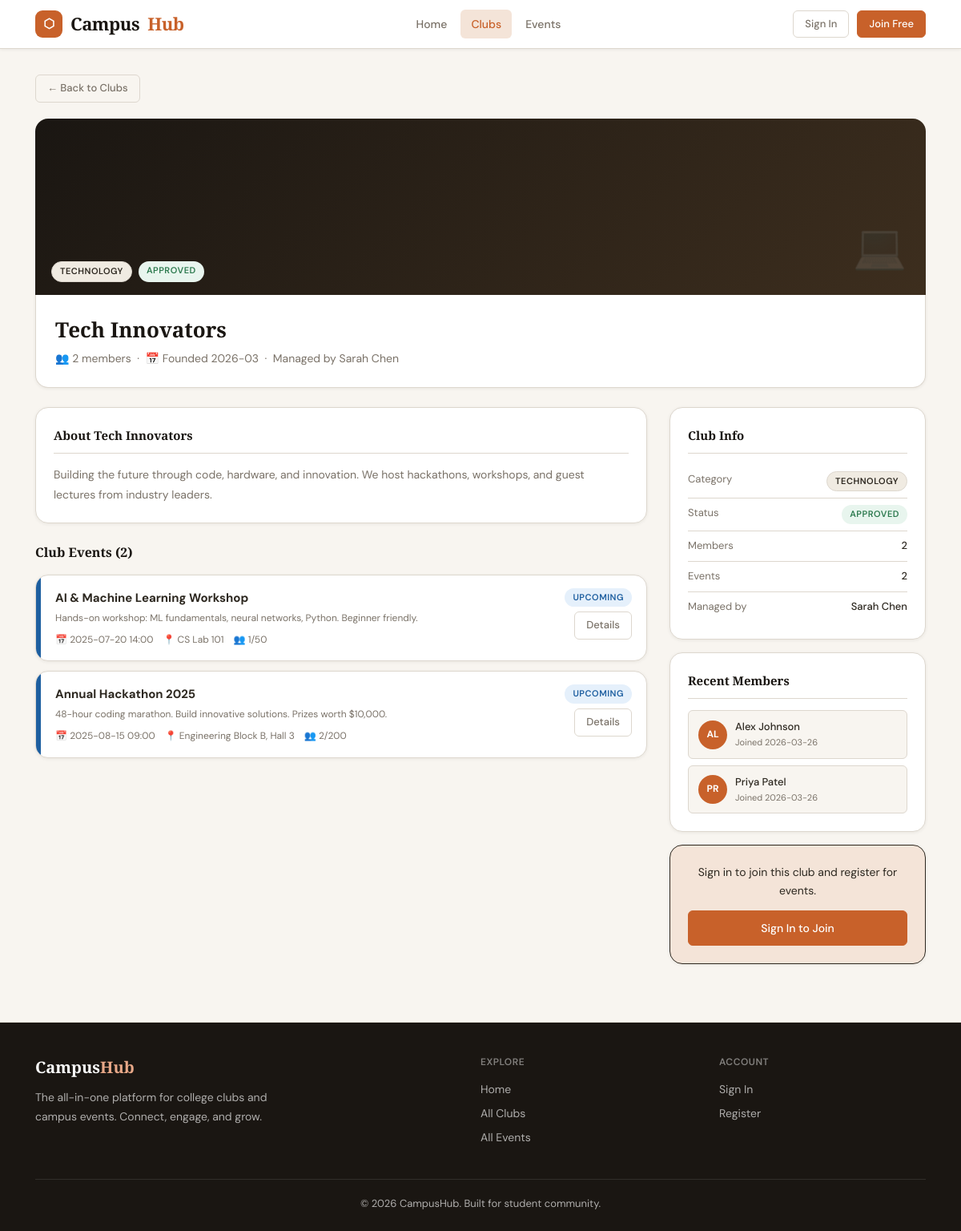
Page /clubs/1 on the earlier database version.
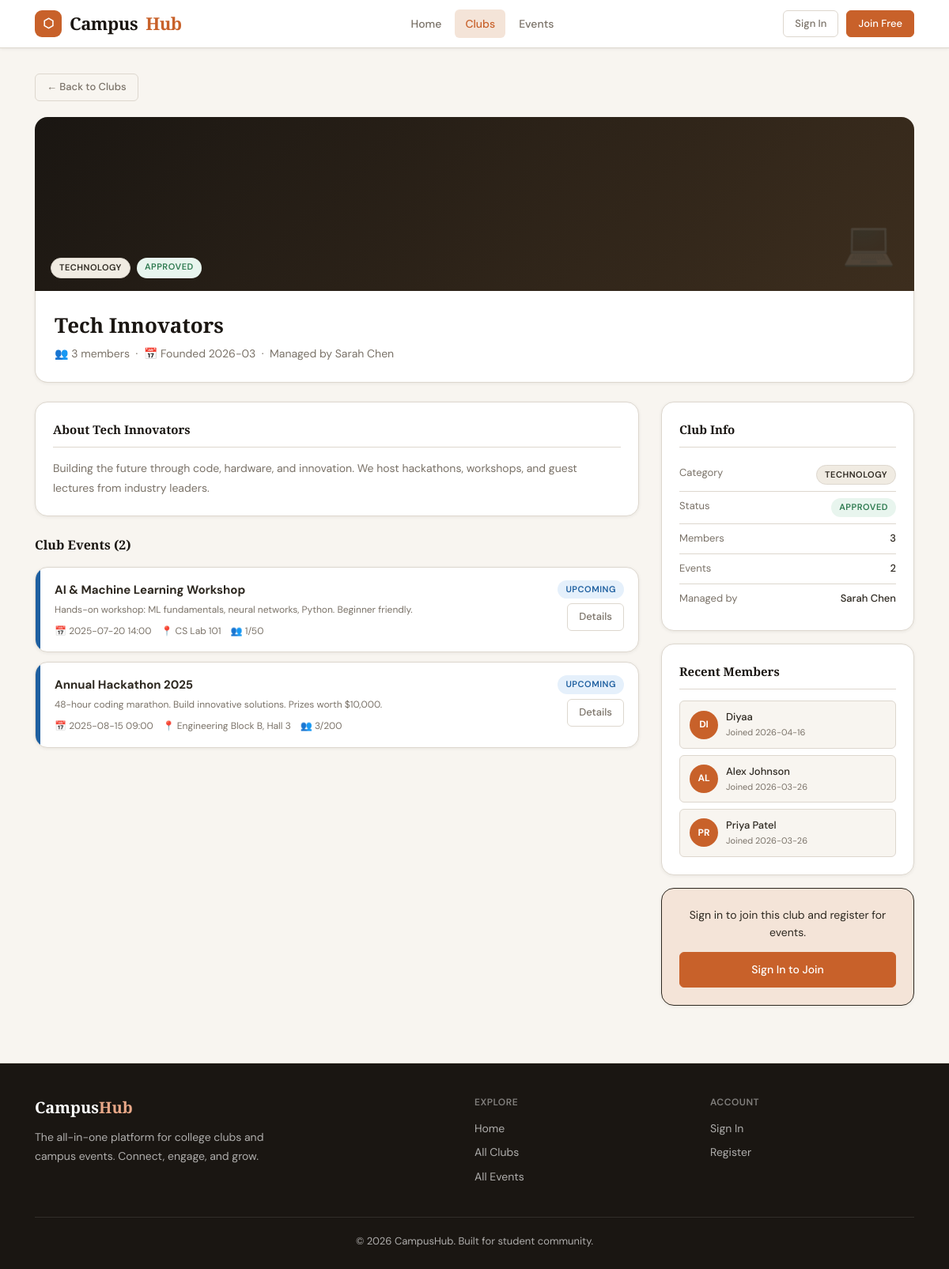
Same page on the later database version.
### tables this page shows
CREATE TABLE clubs (
    id          INTEGER PRIMARY KEY AUTOINCREMENT,
    name        TEXT    NOT NULL UNIQUE,
    category    TEXT    NOT NULL,
    description TEXT    NOT NULL,
    admin_id    INTEGER REFERENCES users(id) ON DELETE SET NULL,
    status      TEXT    NOT NULL DEFAULT 'pending'
                          CHECK(status IN ('pending','approved','rejected')),
    logo_url    TEXT,
    created_at  DATETIME NOT NULL DEFAULT CURRENT_TIMESTAMP
);

CREATE TABLE users (
    id            INTEGER PRIMARY KEY AUTOINCREMENT,
    name          TEXT    NOT NULL,
    email         TEXT    NOT NULL UNIQUE,
    password_hash TEXT    NOT NULL,
    role          TEXT    NOT NULL DEFAULT 'student'
                            CHECK(role IN ('student','club_admin','super_admin')),
    is_active     INTEGER NOT NULL DEFAULT 1,
    bio           TEXT,
    created_at    DATETIME NOT NULL DEFAULT CURRENT_TIMESTAMP
);

CREATE TABLE events (
    id               INTEGER PRIMARY KEY AUTOINCREMENT,
    club_id          INTEGER NOT NULL REFERENCES clubs(id) ON DELETE CASCADE,
    title            TEXT    NOT NULL,
    description      TEXT    NOT NULL,
    event_date       TEXT    NOT NULL,   -- ISO date: YYYY-MM-DD
    event_time       TEXT    NOT NULL,   -- HH:MM
    end_date         TEXT,               -- ISO date
    venue            TEXT    NOT NULL,
    max_participants INTEGER NOT NULL DEFAULT 50,
    status           TEXT    NOT NULL DEFAULT 'upcoming'
                               CHECK(status IN ('upcoming','ongoing','completed')),
    category         TEXT,
    image_url        TEXT,
    created_at       DATETIME NOT NULL DEFAULT CURRENT_TIMESTAMP
);

CREATE TABLE club_members (
    id        INTEGER PRIMARY KEY AUTOINCREMENT,
    user_id   INTEGER NOT NULL REFERENCES users(id)  ON DELETE CASCADE,
    club_id   INTEGER NOT NULL REFERENCES clubs(id)  ON DELETE CASCADE,
    joined_at DATETIME NOT NULL DEFAULT CURRENT_TIMESTAMP,
    UNIQUE(user_id, club_id)
);

### app.py (the view)
@app.route('/clubs/<int:club_id>')
def club_detail(club_id):
    db = get_db()
    club = db.execute(
        """SELECT c.*,
           (SELECT COUNT(*) FROM club_members cm WHERE cm.club_id = c.id) AS member_count,
           u.name AS admin_name
           FROM clubs c LEFT JOIN users u ON c.admin_id = u.id
           WHERE c.id = ? AND c.status = 'approved'""",
        (club_id,)
    ).fetchone()
    if not club:
        flash('Club not found.', 'danger'); return redirect(url_for('clubs'))
    events = db.execute(
        """SELECT e.*,
           (SELECT COUNT(*) FROM registrations r WHERE r.event_id = e.id) AS reg_count
           FROM events e WHERE e.club_id = ? ORDER BY e.event_date ASC""",
        (club_id,)
    ).fetchall()
    members = db.execute(
        """SELECT u.id, u.name, u.email, cm.joined_at
           FROM users u JOIN club_members cm ON u.id = cm.user_id
           WHERE cm.club_id = ? ORDER BY cm.joined_at DESC LIMIT 12""",
        (club_id,)
    ).fetchall()
    is_member = False
    if 'user_id' in session:
        is_member = bool(db.execute(
            "SELECT 1 FROM club_members WHERE user_id=? AND club_id=?",
            (session['user_id'], club_id)
        ).fetchone())
    return render_template('club_detail.html', club=club, events=events,
                           members=members, is_member=is_member)

### app.py (called while the page is built)
def get_db():
    if 'db' not in g:
        g.db = sqlite3.connect(
            app.config['DATABASE'],
            detect_types=sqlite3.PARSE_DECLTYPES
        )
        g.db.row_factory = sqlite3.Row  # rows behave like dicts
        g.db.execute("PRAGMA foreign_keys = ON")
    return g.db

@app.context_processor
def inject_user():
    user = None
    if 'user_id' in session:
        db = get_db()
        row = db.execute("SELECT * FROM users WHERE id = ?", (session['user_id'],)).fetchone()
        if row:
            user = dict(row)
    return dict(current_user=user)

### templates/club_detail.html (shortened to what this page needs)
{% extends "base.html" %}
{% block content %}
<div class="container" style="padding-top:32px;padding-bottom:56px;">
  <a href="{{ url_for('clubs') }}" class="btn btn-ghost btn-sm" style="margin-bottom:20px;">← Back to Clubs</a>
  <div class="detail-cover {{ club.category|lower if club.category else '' }}">
    <div class="detail-cover-badges">
      <span class="badge badge-cat">{{ club.category }}</span>
      <span class="badge badge-{{ club.status }}">{{ club.status|capitalize }}</span>
    </div>
    <div style="position:absolute;right:24px;bottom:16px;font-size:54px;opacity:.12;color:#fff;">
      {% if club.category == 'Technology' %}💻
      {% elif club.category == 'Environment' %}🌿
      {% elif club.category == 'Academic' %}📚
      {% elif club.category == 'Arts' %}🎨
      {% elif club.category == 'Business' %}💼
      {% else %}⭐
      {% endif %}
    </div>
  </div>
  <div class="card" style="border-radius:0 0 var(--r-lg) var(--r-lg);border-top:none;margin-bottom:24px;">
    <div style="padding:24px;display:flex;justify-content:space-between;align-items:flex-end;flex-wrap:wrap;gap:16px;">
      <div>
        <h1 style="font-size:26px;">{{ club.name }}</h1>
        <div style="color:var(--muted);font-size:14px;margin-top:4px;">
          👥 {{ club.member_count }} members &nbsp;·&nbsp;
          📅 Founded {{ club.created_at[:7] if club.created_at else 'N/A' }}
          {% if club.admin_name %}&nbsp;·&nbsp; Managed by {{ club.admin_name }}{% endif %}
        </div>
      </div>
    </div>
  </div>
  <div class="detail-layout">
    <div>
      <div class="info-card">
        <h3>About {{ club.name }}</h3>
        <p style="color:var(--muted);line-height:1.8;font-size:14px;">{{ club.description }}</p>
      </div>
      <h3 style="font-size:16px;margin:24px 0 14px;">Club Events ({{ events|length }})</h3>
      {% if events %}
        <div style="display:flex;flex-direction:column;gap:12px;">
          {% for event in events %}
          <div class="card card-hover" style="display:flex;gap:0;overflow:hidden;">
            <div style="width:6px;background:{{ 'var(--blue)' if event.status == 'upcoming' else ('var(--green)' if event.status == 'ongoing' else 'var(--parchment)') }};flex-shrink:0;"></div>
            <div style="padding:16px 18px;flex:1;">
              <div style="display:flex;justify-content:space-between;align-items:flex-start;gap:10px;">
                <div>
                  <h4 style="font-size:15px;margin-bottom:4px;">{{ event.title }}</h4>
                  <p style="font-size:12px;color:var(--muted);display:-webkit-box;-webkit-line-clamp:1;-webkit-box-orient:vertical;overflow:hidden;">{{ event.description }}</p>
                  <div style="display:flex;gap:12px;margin-top:8px;font-size:12px;color:var(--muted);">
                    <span>📅 {{ event.event_date }} {{ event.event_time }}</span>
                    <span>📍 {{ event.venue }}</span>
                    <span>👥 {{ event.reg_count }}/{{ event.max_participants }}</span>
                  </div>
                </div>
                <div style="display:flex;flex-direction:column;gap:6px;align-items:flex-end;">
                  <span class="badge badge-{{ event.status }}">{{ event.status|capitalize }}</span>
                  <a href="{{ url_for('event_detail', event_id=event.id) }}" class="btn btn-ghost btn-sm">Details</a>
                </div>
              </div>
            </div>
          </div>
          {% endfor %}
        </div>
      {% else %}
        <div class="empty-state" style="padding:32px;">
          <div class="empty-state-icon">📅</div>
          <p>No events scheduled yet.</p>
        </div>
      {% endif %}
    </div>
    <div>
      <div class="info-card">
        <h3>Club Info</h3>
        <div class="info-row">
          <span class="label">Category</span>
          <span class="value"><span class="badge badge-cat">{{ club.category }}</span></span>
        </div>
        <div class="info-row">
          <span class="label">Status</span>
          <span class="value"><span class="badge badge-{{ club.status }}">{{ club.status|capitalize }}</span></span>
        </div>
        <div class="info-row">
          <span class="label">Members</span>
          <span class="value">{{ club.member_count }}</span>
        </div>
        <div class="info-row">
          <span class="label">Events</span>
          <span class="value">{{ events|length }}</span>
        </div>
        {% if club.admin_name %}
        <div class="info-row">
          <span class="label">Managed by</span>
          <span class="value">{{ club.admin_name }}</span>
        </div>
        {% endif %}
      </div>
      {% if members %}
      <div class="info-card">
        <h3>Recent Members</h3>
        <div style="display:flex;flex-direction:column;gap:8px;">
          {% for m in members %}
          <div class="member-chip">
            <div class="member-avatar">{{ m.name[:2].upper() }}</div>
            <div>
              <div class="member-name">{{ m.name }}</div>
              <div class="member-email">Joined {{ m.joined_at[:10] if m.joined_at else '' }}</div>
            </div>
          </div>
          {% endfor %}
        </div>
      </div>
      {% endif %}
      {% if not current_user %}
      <div class="info-card" style="text-align:center;background:var(--accent-light);border-color:var(--accent)33;">
        <p style="font-size:14px;color:var(--ink2);margin-bottom:14px;">Sign in to join this club and register for events.</p>
        <a href="{{ url_for('login') }}" class="btn btn-primary btn-block">Sign In to Join</a>
      </div>
      {% endif %}
    </div>
  </div>
</div>
{% endblock %}

### templates/base.html (shortened to what this page needs)
<!DOCTYPE html>
<html lang="en">
<head>
  <link rel="stylesheet" href="{{ url_for('static', filename='css/main.css') }}" />
</head>
<body>
<nav class="navbar">
  <div class="container">
    <div class="navbar-inner">
      <a href="{{ url_for('home') }}" class="navbar-brand">
        <div class="navbar-logo">⬡</div>
        Campus<span class="navbar-brand-dot">Hub</span>
      </a>
      <div class="navbar-links">
        <a href="{{ url_for('home') }}"   class="navbar-link">Home</a>
        <a href="{{ url_for('clubs') }}"  class="navbar-link">Clubs</a>
        <a href="{{ url_for('events') }}" class="navbar-link">Events</a>
      </div>
      <div class="navbar-actions">
        {% if current_user %}
          <a href="{{ url_for('dashboard') }}" class="user-chip">
            <div class="user-avatar">{{ current_user.name[:2].upper() }}</div>
            {{ current_user.name.split()[0] }}
          </a>
          <a href="{{ url_for('logout') }}" class="btn btn-ghost btn-sm">Logout</a>
        {% else %}
          <a href="{{ url_for('login') }}"    class="btn btn-ghost btn-sm">Sign In</a>
          <a href="{{ url_for('register') }}" class="btn btn-primary btn-sm">Join Free</a>
        {% endif %}
      </div>
    </div>
  </div>
</nav>
{% block content %}{% endblock %}
{% block footer %}
<footer class="footer">
  <div class="container">
    <div class="footer-inner">
      <div>
        <div class="footer-brand">Campus<span style="color:#e8a888;">Hub</span></div>
        <p style="font-size:14px;line-height:1.7;max-width:300px;">
          The all-in-one platform for college clubs and campus events. Connect, engage, and grow.
        </p>
      </div>
      <div>
        <h4>Explore</h4>
        <a href="{{ url_for('home') }}">Home</a>
        <a href="{{ url_for('clubs') }}">All Clubs</a>
        <a href="{{ url_for('events') }}">All Events</a>
      </div>
      <div>
        <h4>Account</h4>
        {% if current_user %}
          <a href="{{ url_for('dashboard') }}">Dashboard</a>
          <a href="{{ url_for('logout') }}">Logout</a>
        {% else %}
          <a href="{{ url_for('login') }}">Sign In</a>
          <a href="{{ url_for('register') }}">Register</a>
        {% endif %}
      </div>
    </div>
    <div class="footer-bottom">© 2026 CampusHub. Built for student community.</div>
  </div>
</footer>
{% endblock %}
</body>
</html>

Differences in the rows shown:
computed for events "Annual Hackathon 2025": reg_count "2" → "3"
added club_members: name "DI", name "Diyaa", joined_at "2026-04-16"
Other differences:
{{ club.member_count }}: "2" → "3"
